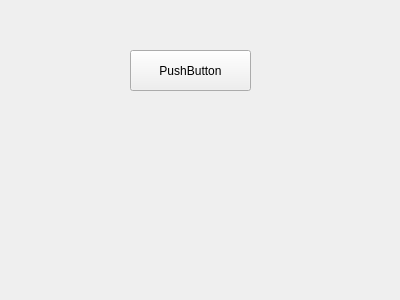
<?xml version="1.0" encoding="UTF-8"?>
<ui version="4.0">
 <class>Widget</class>
 <widget class="QWidget" name="Widget">
  <property name="geometry">
   <rect>
    <x>0</x>
    <y>0</y>
    <width>400</width>
    <height>300</height>
   </rect>
  </property>
  <property name="windowTitle">
   <string>Widget</string>
  </property>
  <widget class="QPushButton" name="pushButton">
   <property name="geometry">
    <rect>
     <x>130</x>
     <y>50</y>
     <width>121</width>
     <height>41</height>
    </rect>
   </property>
   <property name="text">
    <string>PushButton</string>
   </property>
  </widget>
 </widget>
 <layoutdefault spacing="6" margin="11"/>
 <resources/>
 <connections/>
</ui>
